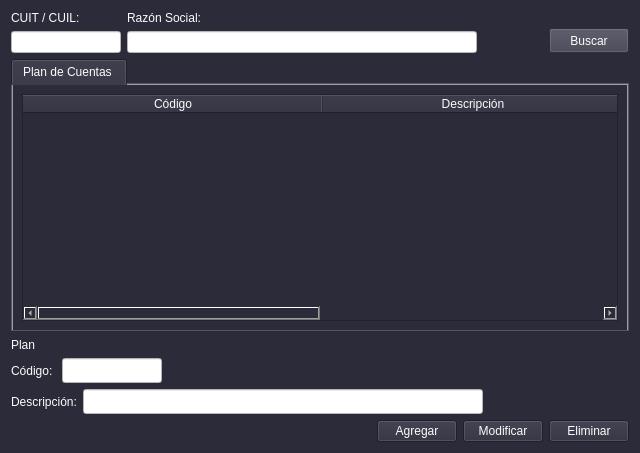
<?xml version="1.0" encoding="UTF-8"?>
<ui version="4.0">
 <class>form_plan_cuentas</class>
 <widget class="QWidget" name="form_plan_cuentas">
  <property name="geometry">
   <rect>
    <x>0</x>
    <y>0</y>
    <width>640</width>
    <height>453</height>
   </rect>
  </property>
  <property name="windowTitle">
   <string>Plan de Cuentas</string>
  </property>
  <property name="styleSheet">
   <string notr="true">color: rgb(3, 3, 3);
background-color: rgb(44, 43, 58);
font: 10pt &quot;Liberation Sans&quot;;
color: rgb(252, 252, 252);
selection-background-color: rgb(155, 155, 185);</string>
  </property>
  <layout class="QGridLayout" name="gridLayout_2">
   <item row="0" column="0">
    <layout class="QHBoxLayout" name="horizontalLayout_15">
     <item>
      <layout class="QVBoxLayout" name="verticalLayout_2">
       <item>
        <widget class="QLabel" name="label_15">
         <property name="text">
          <string>CUIT / CUIL: </string>
         </property>
        </widget>
       </item>
       <item>
        <widget class="QLineEdit" name="lne_cuit">
         <property name="minimumSize">
          <size>
           <width>110</width>
           <height>0</height>
          </size>
         </property>
         <property name="maximumSize">
          <size>
           <width>110</width>
           <height>16777215</height>
          </size>
         </property>
         <property name="styleSheet">
          <string notr="true">background-color: rgb(255, 255, 255);
color: rgb(0, 0, 0);</string>
         </property>
         <property name="text">
          <string/>
         </property>
        </widget>
       </item>
      </layout>
     </item>
     <item>
      <layout class="QVBoxLayout" name="verticalLayout_3">
       <item>
        <widget class="QLabel" name="label_16">
         <property name="text">
          <string>Razón Social: </string>
         </property>
        </widget>
       </item>
       <item>
        <widget class="QLineEdit" name="lne_razon_social">
         <property name="minimumSize">
          <size>
           <width>350</width>
           <height>0</height>
          </size>
         </property>
         <property name="maximumSize">
          <size>
           <width>350</width>
           <height>16777215</height>
          </size>
         </property>
         <property name="styleSheet">
          <string notr="true">background-color: rgb(255, 255, 255);
color: rgb(0, 0, 0);</string>
         </property>
        </widget>
       </item>
      </layout>
     </item>
     <item>
      <spacer name="horizontalSpacer">
       <property name="orientation">
        <enum>Qt::Horizontal</enum>
       </property>
       <property name="sizeHint" stdset="0">
        <size>
         <width>40</width>
         <height>20</height>
        </size>
       </property>
      </spacer>
     </item>
     <item alignment="Qt::AlignBottom">
      <widget class="QPushButton" name="btn_buscar">
       <property name="minimumSize">
        <size>
         <width>0</width>
         <height>25</height>
        </size>
       </property>
       <property name="maximumSize">
        <size>
         <width>16777215</width>
         <height>25</height>
        </size>
       </property>
       <property name="styleSheet">
        <string notr="true">background-color: rgb(64, 63, 78);</string>
       </property>
       <property name="text">
        <string>Buscar</string>
       </property>
      </widget>
     </item>
    </layout>
   </item>
   <item row="1" column="0">
    <widget class="QTabWidget" name="tabWidget">
     <property name="styleSheet">
      <string notr="true">QTabWidget{
background-color: rgb(123, 121, 143);
}
QLineEdit {
background-color: rgb(255, 255, 255);
color: rgb(0, 0, 0);
}
QComboBox{
background-color: rgb(255, 255, 255);
color: rgb(0, 0, 0);
}</string>
     </property>
     <property name="currentIndex">
      <number>0</number>
     </property>
     <widget class="QWidget" name="tab">
      <attribute name="title">
       <string>Plan de Cuentas </string>
      </attribute>
      <layout class="QGridLayout" name="gridLayout">
       <item row="0" column="0">
        <widget class="QTableWidget" name="tw_plan_ctas">
         <property name="selectionBehavior">
          <enum>QAbstractItemView::SelectRows</enum>
         </property>
         <attribute name="horizontalHeaderDefaultSectionSize">
          <number>300</number>
         </attribute>
         <column>
          <property name="text">
           <string>Código</string>
          </property>
          <property name="textAlignment">
           <set>AlignCenter</set>
          </property>
         </column>
         <column>
          <property name="text">
           <string>Descripción</string>
          </property>
          <property name="textAlignment">
           <set>AlignCenter</set>
          </property>
         </column>
        </widget>
       </item>
      </layout>
     </widget>
    </widget>
   </item>
   <item row="2" column="0">
    <layout class="QVBoxLayout" name="verticalLayout">
     <item>
      <widget class="QLabel" name="label_3">
       <property name="text">
        <string>Plan</string>
       </property>
      </widget>
     </item>
     <item>
      <layout class="QHBoxLayout" name="horizontalLayout">
       <item>
        <widget class="QLabel" name="label">
         <property name="text">
          <string>Código: </string>
         </property>
        </widget>
       </item>
       <item>
        <widget class="QLineEdit" name="lne_codigo">
         <property name="minimumSize">
          <size>
           <width>100</width>
           <height>25</height>
          </size>
         </property>
         <property name="maximumSize">
          <size>
           <width>100</width>
           <height>25</height>
          </size>
         </property>
         <property name="styleSheet">
          <string notr="true">color: rgb(0, 0, 0);
background-color: rgb(255, 255, 255);</string>
         </property>
        </widget>
       </item>
       <item>
        <spacer name="horizontalSpacer_2">
         <property name="orientation">
          <enum>Qt::Horizontal</enum>
         </property>
         <property name="sizeHint" stdset="0">
          <size>
           <width>40</width>
           <height>20</height>
          </size>
         </property>
        </spacer>
       </item>
      </layout>
     </item>
     <item>
      <layout class="QHBoxLayout" name="horizontalLayout_2">
       <item>
        <widget class="QLabel" name="label_2">
         <property name="text">
          <string>Descripción:</string>
         </property>
        </widget>
       </item>
       <item>
        <widget class="QLineEdit" name="lne_descripcion">
         <property name="minimumSize">
          <size>
           <width>400</width>
           <height>25</height>
          </size>
         </property>
         <property name="maximumSize">
          <size>
           <width>400</width>
           <height>25</height>
          </size>
         </property>
         <property name="styleSheet">
          <string notr="true">background-color: rgb(255, 255, 255);
color: rgb(0, 0, 0);</string>
         </property>
         <property name="text">
          <string/>
         </property>
        </widget>
       </item>
       <item>
        <spacer name="horizontalSpacer_3">
         <property name="orientation">
          <enum>Qt::Horizontal</enum>
         </property>
         <property name="sizeHint" stdset="0">
          <size>
           <width>40</width>
           <height>20</height>
          </size>
         </property>
        </spacer>
       </item>
      </layout>
     </item>
    </layout>
   </item>
   <item row="3" column="0">
    <layout class="QHBoxLayout" name="horizontalLayout_3">
     <item>
      <spacer name="horizontalSpacer_4">
       <property name="orientation">
        <enum>Qt::Horizontal</enum>
       </property>
       <property name="sizeHint" stdset="0">
        <size>
         <width>40</width>
         <height>20</height>
        </size>
       </property>
      </spacer>
     </item>
     <item>
      <widget class="QPushButton" name="btn_agregar">
       <property name="text">
        <string>Agregar</string>
       </property>
      </widget>
     </item>
     <item alignment="Qt::AlignRight">
      <widget class="QPushButton" name="btn_modificar">
       <property name="text">
        <string>Modificar</string>
       </property>
      </widget>
     </item>
     <item alignment="Qt::AlignRight">
      <widget class="QPushButton" name="btn_eliminar">
       <property name="text">
        <string>Eliminar</string>
       </property>
      </widget>
     </item>
    </layout>
   </item>
  </layout>
 </widget>
 <tabstops>
  <tabstop>lne_cuit</tabstop>
  <tabstop>lne_razon_social</tabstop>
  <tabstop>btn_buscar</tabstop>
  <tabstop>tabWidget</tabstop>
  <tabstop>tw_plan_ctas</tabstop>
  <tabstop>lne_codigo</tabstop>
  <tabstop>lne_descripcion</tabstop>
  <tabstop>btn_agregar</tabstop>
  <tabstop>btn_modificar</tabstop>
  <tabstop>btn_eliminar</tabstop>
 </tabstops>
 <resources/>
 <connections/>
</ui>
